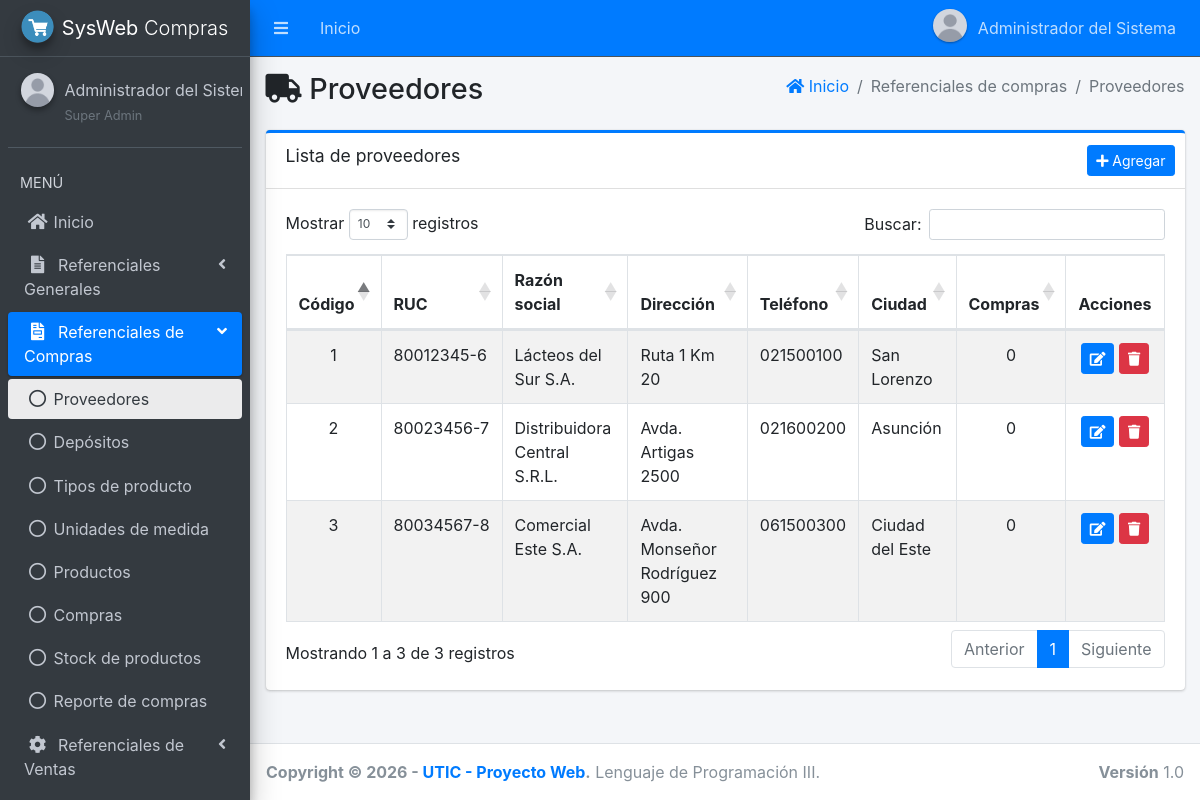
Screenshot of /main.php?module=proveedores (signed in) with the database file from the repository.
### tables this page shows
CREATE TABLE menu (
    id_menu   INT AUTO_INCREMENT PRIMARY KEY,
    id_padre  INT NULL COMMENT 'NULL = opción de primer nivel o grupo',
    titulo    VARCHAR(50) NOT NULL,
    icono     VARCHAR(50) NOT NULL DEFAULT 'far fa-circle',
    modulo    VARCHAR(30) NULL COMMENT 'Clave del módulo (main.php?module=...). NULL = grupo',
    orden     INT NOT NULL DEFAULT 0,
    UNIQUE KEY uk_menu_modulo (modulo),
    CONSTRAINT fk_menu_padre FOREIGN KEY (id_padre)
        REFERENCES menu (id_menu) ON UPDATE CASCADE ON DELETE CASCADE
);

CREATE TABLE proveedor (
    id_proveedor   INT AUTO_INCREMENT PRIMARY KEY,
    ruc            VARCHAR(20)  NOT NULL,
    razon_social   VARCHAR(100) NOT NULL,
    direccion      VARCHAR(120) NULL,
    telefono       VARCHAR(20)  NULL,
    id_ciudad      INT NOT NULL,
    UNIQUE KEY uk_proveedor_ruc (ruc),
    CONSTRAINT fk_proveedor_ciudad FOREIGN KEY (id_ciudad)
        REFERENCES ciudad (id_ciudad) ON UPDATE CASCADE ON DELETE RESTRICT
);

CREATE TABLE ciudad (
    id_ciudad        INT AUTO_INCREMENT PRIMARY KEY,
    descrip_ciudad   VARCHAR(60) NOT NULL,
    id_departamento  INT NOT NULL,
    UNIQUE KEY uk_ciudad (id_departamento, descrip_ciudad),
    CONSTRAINT fk_ciudad_departamento FOREIGN KEY (id_departamento)
        REFERENCES departamento (id_departamento) ON UPDATE CASCADE ON DELETE RESTRICT
);

### app/config/database.php (called while the page is built, shortened)
<?php
function db(): PDO
{
    static $pdo = null;
    if ($pdo === null) {
        $dsn = 'mysql:host=' . DB_HOST . ';port=' . DB_PORT . ';dbname=' . DB_NAME . ';charset=utf8mb4';
        try {
            $pdo = new PDO($dsn, DB_USER, DB_PASS, [
                PDO::ATTR_ERRMODE            => PDO::ERRMODE_EXCEPTION,
                PDO::ATTR_DEFAULT_FETCH_MODE => PDO::FETCH_ASSOC,
                PDO::ATTR_EMULATE_PREPARES   => false,
            ]);
            $pdo->exec("SET time_zone = '" . date('P') . "'");
        } catch (PDOException $e) {
            error_log('Error de conexión: ' . $e->getMessage());
            http_response_code(500);
            exit('No se pudo conectar con la base de datos. Verifique la configuración en config/config.php.');
        }
    }
    return $pdo;
}

### app/core/rutas.php (called while the page is built, shortened)
<?php
return [
    'start'             => ['start.php',                 'start'],
    'password'          => ['password/form.php',         'password'],
    'perfil'            => ['perfil/view.php',           'perfil'],
    'form_perfil'       => ['perfil/form.php',           'perfil'],
    'user'              => ['user/view.php',             'user'],
    'form_user'         => ['user/form.php',             'user'],
    'permisos'          => ['permisos/view.php',         'permisos'],
    'departamento'      => ['departamento/view.php',     'departamento'],
    'form_departamento' => ['departamento/form.php',     'departamento'],
    'ciudad'            => ['ciudad/view.php',           'ciudad'],
    'form_ciudad'       => ['ciudad/form.php',           'ciudad'],
    'proveedores'       => ['proveedores/view.php',      'proveedores'],
    'form_proveedores'  => ['proveedores/form.php',      'proveedores'],
    'deposito'          => ['simple/view.php',           'deposito'],
    'form_deposito'     => ['simple/form.php',           'deposito'],
    'tipo_producto'     => ['simple/view.php',           'tipo_producto'],
    'form_tipo_producto'=> ['simple/form.php',           'tipo_producto'],
    'u_medida'          => ['simple/view.php',           'u_medida'],
    'form_u_medida'     => ['simple/form.php',           'u_medida'],
    'productos'         => ['productos/view.php',        'productos'],
    'form_productos'    => ['productos/form.php',        'productos'],
    'clientes'          => ['clientes/view.php',         'clientes'],
    'form_clientes'     => ['clientes/form.php',         'clientes'],
    'compras'           => ['compras/view.php',          'compras'],
    'form_compras'      => ['compras/form.php',          'compras'],
    'detalle_compras'   => ['compras/detalle.php',       'compras'],
    'ventas'            => ['ventas/view.php',           'ventas'],
    'form_ventas'       => ['ventas/form.php',           'ventas'],
    'detalle_ventas'    => ['ventas/detalle.php',        'ventas'],
    'reporte_ventas'    => ['reporte_ventas/view.php',   'reporte_ventas'],
    'timbrado'          => ['timbrado/view.php',         'timbrado'],
    'stock'             => ['stock/view.php',            'stock'],
    'reporte_compras'   => ['reporte_compras/view.php',  'reporte_compras'],
];

### app/views/layout/content.php (called while the page is built, shortened)
<?php
[$archivo, $permiso] = $rutas[$module];
include __DIR__ . '/../' . $archivo;

### app/views/proveedores/view.php (the view, shortened to what this page needs)
<?php
$filas = db()->query('SELECT p.id_proveedor, p.ruc, p.razon_social, p.direccion, p.telefono, c.descrip_ciudad,
                             (SELECT COUNT(*) FROM compra co WHERE co.id_proveedor = p.id_proveedor) AS compras
                      FROM proveedor p JOIN ciudad c ON c.id_ciudad = p.id_ciudad
                      ORDER BY p.razon_social')->fetchAll();
?>
<section class="content">
    <div class="container-fluid">
        <div class="card card-primary card-outline">
            <div class="card-header">
                <h3 class="card-title">Lista de proveedores</h3>
                <div class="card-tools">
                    <a href="main.php?module=form_proveedores&amp;form=add" class="btn btn-primary btn-sm"><i class="fas fa-plus"></i> Agregar</a>
                </div>
            </div>
            <div class="card-body table-responsive">
                <table class="table table-bordered table-striped table-hover datatable">
                    <thead>
                    <tr>
                        <th class="text-center">Código</th>
                        <th>RUC</th>
                        <th>Razón social</th>
                        <th>Dirección</th>
                        <th>Teléfono</th>
                        <th>Ciudad</th>
                        <th class="text-center">Compras</th>
                        <th class="text-center no-sort">Acciones</th>
                    </tr>
                    </thead>
                    <tbody>
                    <?php foreach ($filas as $f): ?>
                        <tr>
                            <td class="text-center"><?= (int) $f['id_proveedor'] ?></td>
                            <td class="text-nowrap"><?= e($f['ruc']) ?></td>
                            <td><?= e($f['razon_social']) ?></td>
                            <td><?= e($f['direccion']) ?></td>
                            <td><?= e($f['telefono']) ?></td>
                            <td><?= e($f['descrip_ciudad']) ?></td>
                            <td class="text-center"><?= (int) $f['compras'] ?></td>
                            <td class="text-center text-nowrap">
                                <a href="main.php?module=form_proveedores&amp;form=edit&amp;id=<?= (int) $f['id_proveedor'] ?>"
                                   class="btn btn-primary btn-sm" title="Modificar"><i class="fas fa-edit"></i></a>
                                <form action="modules/proveedores/procesar.php?act=delete" method="post" class="d-inline"
                                      onsubmit="return confirm('¿Confirma eliminar el proveedor seleccionado?');">
                                    <button type="submit" class="btn btn-danger btn-sm" title="Eliminar"><i class="fas fa-trash"></i></button>
                                </form>
                            </td>
                        </tr>
                    <?php endforeach; ?>
                    </tbody>
                </table>
            </div>
        </div>
    </div>
</section>

### app/views/layout/side_menu.php (shortened to what this page needs)
<?php
$items = db()->query('SELECT id_menu, id_padre, titulo, icono, modulo FROM menu ORDER BY orden, id_menu')->fetchAll();
$raiz  = [];
$hijos = [];
foreach ($items as $it) {
    if ($it['id_padre'] === null) {
        $raiz[] = $it;
    } else {
        $hijos[(int) $it['id_padre']][] = $it;
    }
}
function menu_enlace(array $it, string $modulo_actual, bool $hijo): string
{
    $activo = $it['modulo'] === $modulo_actual ? ' active' : '';
    $icono  = $hijo ? 'far fa-circle nav-icon' : 'nav-icon ' . $it['icono'];
    return '<li class="nav-item"><a href="main.php?module=' . e($it['modulo']) . '" class="nav-link' . $activo . '">'
         . '<i class="' . e($icono) . '"></i><p>' . e($it['titulo']) . '</p></a></li>';
}
?>
<aside class="main-sidebar sidebar-dark-primary elevation-4">
    <a href="main.php?module=start" class="brand-link">
        <img src="assets/img/logo.png" alt="Logo" class="brand-image img-circle elevation-3">
        <span class="brand-text font-weight-light"><b><?= e(APP_SHORT) ?></b> Compras</span>
    </a>
    <div class="sidebar">
        <div class="user-panel mt-3 pb-3 mb-3 d-flex">
            <div class="image">
                <img src="<?= e(foto_url($_SESSION['foto'] ?? null)) ?>" class="img-circle elevation-2" alt="Foto">
            </div>
            <div class="info">
                <a href="main.php?module=perfil" class="d-block"><?= e($_SESSION['nombre']) ?></a>
                <small class="text-muted"><?= e($_SESSION['rol']) ?></small>
            </div>
        </div>
        <nav class="mt-2">
            <ul class="nav nav-pills nav-sidebar flex-column" data-widget="treeview" role="menu" data-accordion="false">
                <li class="nav-header">MENÚ</li>
                <?php foreach ($raiz as $it): ?>
                    <?php if ($it['modulo'] !== null): ?>
                        <?php if (can($it['modulo'])) echo menu_enlace($it, $modulo_actual, false); ?>
                    <?php else:
                        $visibles = array_filter($hijos[(int) $it['id_menu']] ?? [], static function ($h) {
                            return can($h['modulo']);
                        });
                        $abierto = in_array($modulo_actual, array_column($visibles, 'modulo'), true);
                    ?>
                        <li class="nav-item<?= $abierto ? ' menu-open' : '' ?>">
                            <a href="#" class="nav-link<?= $abierto ? ' active' : '' ?>">
                                <i class="nav-icon <?= e($it['icono']) ?>"></i>
                                <p><?= e($it['titulo']) ?> <i class="right fas fa-angle-left"></i></p>
                            </a>
                            <ul class="nav nav-treeview">
                                <?php foreach ($visibles as $h) echo menu_enlace($h, $modulo_actual, true); ?>
                            </ul>
                        </li>
                    <?php endif; ?>
                <?php endforeach; ?>
            </ul>
        </nav>
    </div>
</aside>

### public/assets/css/style.css (style rules this page uses)
.user-image, .user-panel .image img, .user-header img { object-fit: cover; }

### rows the page displays
menu: titulo "Inicio"
menu: titulo "Referenciales Generales"
menu: titulo "Referenciales de Compras"
menu: titulo "Proveedores"
menu: titulo "Depósitos"
menu: titulo "Tipos de producto"
menu: titulo "Unidades de medida"
menu: titulo "Productos"
menu: titulo "Compras"
menu: titulo "Stock de productos"
menu: titulo "Reporte de compras"
menu: titulo "Referenciales de Ventas"
proveedor: id_proveedor "3", ruc "80034567-8", razon_social "Comercial Este S.A.", direccion "Avda. Monseñor Rodríguez 900", telefono "061500300", id_ciudad.descrip_ciudad "Ciudad del Este", compras "0"
proveedor: id_proveedor "2", ruc "80023456-7", razon_social "Distribuidora Central S.R.L.", direccion "Avda. Artigas 2500", telefono "021600200", id_ciudad.descrip_ciudad "Asunción", compras "0"
proveedor: id_proveedor "1", ruc "80012345-6", razon_social "Lácteos del Sur S.A.", direccion "Ruta 1 Km 20", telefono "021500100", id_ciudad.descrip_ciudad "San Lorenzo", compras "0"

### other values shown
$_SESSION['nombre'] "Administrador del Sistema"
APP_SHORT "SysWeb"
$_SESSION['nombre'] "Administrador del…"
$_SESSION['rol'] "Super Admin"
$titulo "Proveedores"
$texto "Referenciales de compras"
$texto "Proveedores"
